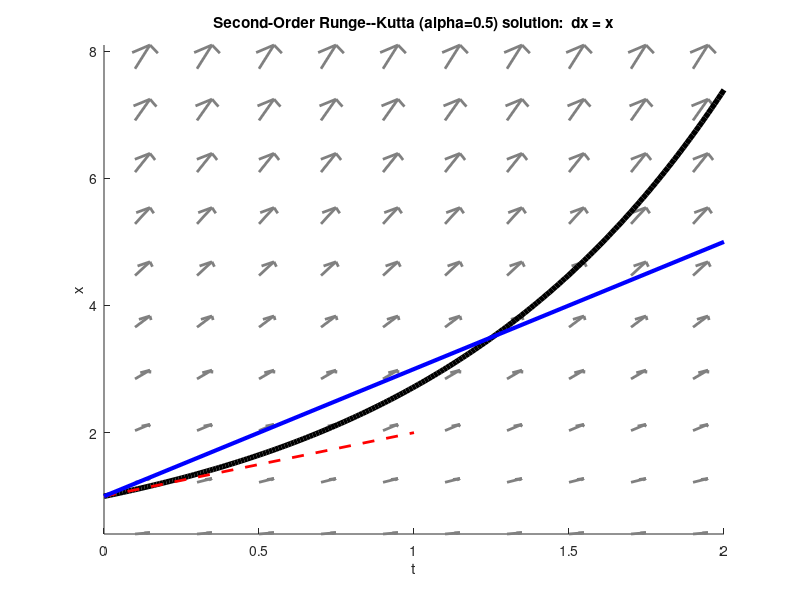

MATLAB code to generate this figure:
function DEMO_SecondOrderRungeKutta()
%
% DEMO: Second-Order Runge--Kutta Methods
%
% This demo is nearly identical to DEMO_HeunMethodVizualization, but it is
% Generalized to work for any second-order explicit Runge--Kutta method.
%
% As the code runs the simulation it plots each predictor step to help
% visualize what is going on with the method.
%
% Solves:  dx = x
%

clc; clear;
figure(100410); clf; hold on;

dynFun = @(x)( x ); % dx = x
solnFun = @(t)( exp(t) );  % x(t) = exp(t)

% Set the time domain and initial condition
nStep = 1;
tSpan = [0, 2];
x0 = solnFun(tSpan(1)); % make sure that constant of integration matches


%%%% Set the method parameter:   (Family of explicit second-order methods)
%
% alpha = 0.5;  % Midpoint Method
% alpha = 2/3;  % Ralston's Method
% alpha = 1.0;  % Heun's Method
%
alpha = 0.5;  % fractional predictor step length
%
% Compute quadrature weights:
w2 = 1/(2 * alpha);
w1 = 1 - w2;
%
%%%%


% Plot the dynamics function as a vector field:
nArrows = 10;
plotDynFun1D(dynFun, tSpan, [0, 1.1 * solnFun(tSpan(end))], nArrows);
axis tight;

% First plot the solution:
tSoln = linspace(tSpan(1), tSpan(end), 200);
xSoln = solnFun(tSoln);
plot(tSoln, xSoln, 'k-', 'LineWidth', 4);

% Visualize Second-order Runge-Kutta method
h = diff(tSpan) / nStep;
tPrev = tSpan(1);
xPrev = x0;
for iStep = 1:nStep

   % Predictor Step:  (Euler's method, for a fraction of the step)
   vPrev = dynFun(xPrev);
   tTmp = tPrev + alpha * h;
   xTmp = xPrev + alpha * h * vPrev;

   % Now compute the dynamics at that new point:
   vTmp = dynFun(xTmp);

   % Estimate the dynamics as a weighted average:
   vNew = w1 * vPrev + w2 * vTmp;

   % Use the dynamics estimate to take a better Euler step:
   tNext = tPrev + h;
   xNext = xPrev + h * vNew;

   % Plot the "predictor" step
   plot([tPrev, tTmp],[xPrev, xTmp], 'r--', 'LineWidth', 2);

   % Plot the "corrector" step
   plot([tPrev, tNext],[xPrev, xNext], 'b-', 'LineWidth', 3);

   % Update the variables:
   tPrev = tNext;
   xPrev = xNext;

end

% Annotations for the plot:
xlabel('t')
ylabel('x')
title(['Second-Order Runge--Kutta (alpha=', num2str(alpha), ') solution:  dx = x']);

end

%~~~~~~~~~~~~~~~~~~~~~~~~~~~~~~~~~~~~~~~~~~~~~~~~~~~~~~~~~~~~~~~~~~~~~~~~~%

function plotDynFun1D(dynFun, tSpan, zSpan, nArrow)

% Create the grid along each dimension
t = linspaceInterior(tSpan(1), tSpan(end), nArrow);
z = linspaceInterior(zSpan(1), zSpan(end), nArrow);

% Use meshgrid to expand t and z into a 2D grid for plotting:
[tt, zz] = meshgrid(t, z);

% Evaluate the dynamics function at every point in tt and zz:
dd = dynFun(zz);

% Plot a vector field:
scale = 0.5;
quiver(tt, zz, ones(size(dd)), dd, scale, ...
    'LineWidth', 2, 'Color', 0.5 * [1,1,1]);

end

%~~~~~~~~~~~~~~~~~~~~~~~~~~~~~~~~~~~~~~~~~~~~~~~~~~~~~~~~~~~~~~~~~~~~~~~~~%

function t = linspaceInterior(tLow, tUpp, nGrid)

% Linspace with an extra point
tt = linspace(tLow, tUpp, nGrid + 1);

% return the set of points that are exactly between points in tt
t = 0.5*(tt(1:(end-1)) + tt(2:end));

end
